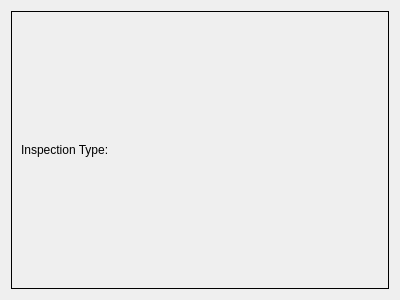
<?xml version="1.0" encoding="UTF-8"?>
<ui version="4.0">
 <class>InspectionWidget</class>
 <widget class="QWidget" name="InspectionWidget">
  <property name="geometry">
   <rect>
    <x>0</x>
    <y>0</y>
    <width>400</width>
    <height>300</height>
   </rect>
  </property>
  <property name="windowTitle">
   <string>Form</string>
  </property>
  <property name="styleSheet">
   <string notr="true"/>
  </property>
  <layout class="QVBoxLayout" name="verticalLayout_2">
   <item>
    <widget class="QFrame" name="myFrame">
     <property name="styleSheet">
      <string notr="true">QFrame {
    border: 1px solid black;
}

QFrame QLabel {
    border: none;
}

QFrame QLCDNumber {
    border: none;
}

QLCDNumber {
  color: black;
  font-weight: bold;
}</string>
     </property>
     <layout class="QVBoxLayout" name="verticalLayout">
      <item>
       <layout class="QVBoxLayout" name="mainLayout">
        <item>
         <widget class="QLabel" name="InspectionType">
          <property name="text">
           <string>Inspection Type:</string>
          </property>
         </widget>
        </item>
       </layout>
      </item>
     </layout>
    </widget>
   </item>
  </layout>
 </widget>
 <resources/>
 <connections/>
</ui>
